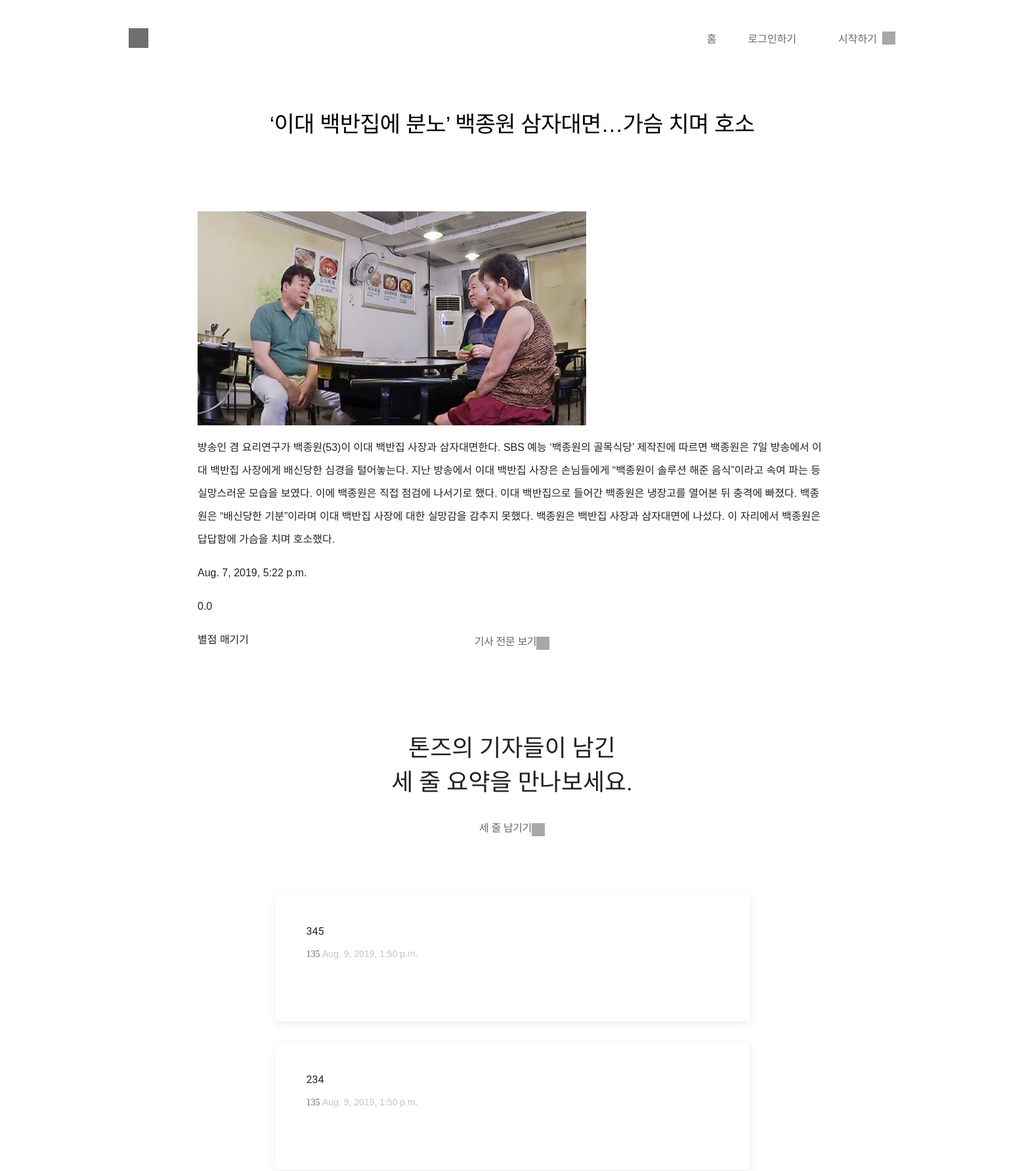
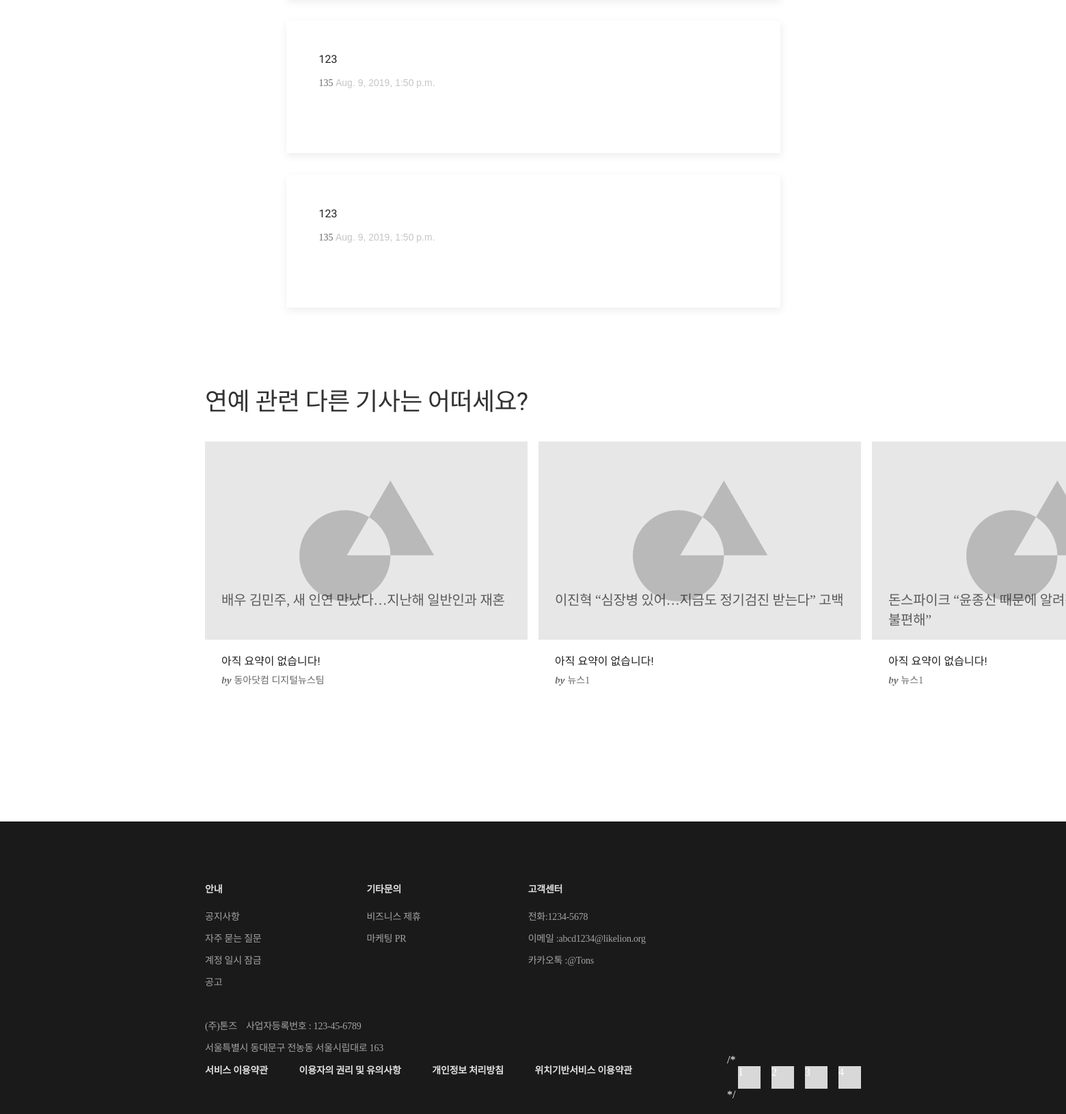
The page /article/80/ on the database its author committed (2 pictures, top to bottom).
### article/models.py (models this page shows, shortened)
class Article(models.Model):
    title = models.CharField(max_length=200)
    writer = models.CharField(max_length=50)
    pub_date = models.DateTimeField(auto_now_add=False)
    category = models.ForeignKey(Category, on_delete=models.SET_NULL, null = True)
    content = models.TextField()
    original = models.TextField()
    stars = models.FloatField(default=0)
    photo = models.ImageField(upload_to="media\img", null=True, blank=True)
    thumbnail = ThumbnailerImageField(upload_to='article', blank=True)
    stars_count = models.PositiveIntegerField(default=0)
    class Meta:
        ordering = ['-stars']

class Summary(models.Model):
    belongsto_article = models.ForeignKey(Article, on_delete=models.CASCADE)
    belongsto_user = models.ForeignKey(Profile, on_delete=models.CASCADE)
    content = models.TextField()
    pub_date = models.DateTimeField(auto_now_add=True)
    obj_count = models.PositiveIntegerField(default=0) #객관지수
    sbj_count = models.PositiveIntegerField(default=0)  #주관지수
    def __str__(self):
        return self.content
    class Meta:
        get_latest_by = "obj_count"
        ordering = ['-pub_date']
        verbose_name_plural = "Summaries"

### accounts/models.py (models this page shows)
class Profile(models.Model):
    user = models.OneToOneField(User, on_delete=models.CASCADE)
    email = models.TextField()
    obj_sum = models.ManyToManyField('article.Summary', blank=True, related_name='obj_users')
    sbj_sum = models.ManyToManyField('article.Summary', blank=True, related_name='sbj_users')
    category = models.ManyToManyField(Category, blank=True)
    def __str__(self):
        return self.user.username

### category/models.py (models this page shows, shortened)
class Category(models.Model):
    name = models.TextField(max_length=10,default='')
    class Meta:
        verbose_name_plural = "Categories"

### article/views.py (the view)
# urls.py: path('<int:article_id>/', views.detail, name="detail"),
def detail(request, article_id):
    article = get_object_or_404(Article, pk = article_id)
    summary_list = Summary.objects.filter(belongsto_article=article)
    other_articles = []
    best_summ_list = dict()
    for other in Article.objects.filter(category=article.category):
        if other != article:
            other_articles.append(other)
        try:
            best_summ_list[other.id] = Summary.objects.filter(belongsto_article=other.id).latest('obj_count')
        except: #요약이 하나도 없을 경우
            best_summ_list[other.id] = '아직 요약이 없습니다!'
    context = {
        'article':article,
        'summary_list':summary_list,
        'best_summ_list':best_summ_list,
        'other_articles':other_articles,
    }
    return render(request,"article/article_detail.html", context)

### article/templates/article/article_detail.html (shortened to what this page needs)
﻿﻿{% extends 'base.html' %}
{% load staticfiles %}
{% load thumbnail %}
{% block css %}
<link rel="stylesheet" href="{%static 'css/article_detail.css'%}">
{% endblock css %}
{% block contents %}
    <div class="article_wrapper">
        <div class="article_title">{{article.title}}</div>
        <div class="article_body">
            {% if article.photo %}
                <div class="article_photo">
                    <img src="{{ article.photo.url }}">
                </div>
            {% endif %}
            <div class="article_text">
                <p>{{article.content}}</p>
                <p>{{article.pub_date}}</p>
                <p>{{article.stars}}</p>
                {% if user.is_active %}
                    <a href="{% url 'article:stars' article.id %}">별점 매기기</a>
                {% else %}
                    <a href="{% url 'accounts:login'%}">별점 매기기</a>
                {% endif %}
            </div>
        </div>
        <div class="lines">
            <div class="category_text">기사 전문 보기<div class="square"
                    style=" width: 20px;   height: 20px;   background-color: #6f6f6f;"></div>
            </div>
        </div>
    </div>
    <div class="wrapper2">
        <div class="middle_contents_container">
            <div class="category_container">
                <div class="category_title_1"> 톤즈의 기자들이 남긴</div>
                <div class="category_title_1"> 세 줄 요약을 만나보세요.</div>
                <div class="lines">
                    <div class="category_text">
                    {% if user.is_active %}
                    <a href="{% url 'article:summary' article.id %}">세 줄 남기기</a>
                    {% else %}
                    <a href="{% url 'accounts:login'%}">세 줄 남기기</a>
                    {% endif %}
                    <div class="square" style=" width: 20px;   height: 20px;   background-color: #6f6f6f;"></div>
                    </div>
                </div>
            </div>
            <ul class="category_article">
            {% for summary in summary_list %}
                <li>
                    <a href="#">
                        <div class="category_article_content">
                            <div class="category_article_textcontainer">
                                <div class="text">
                                    <div class="line_1">
                                        {{summary.content}}
                                    </div>
                                    <div class="summary_info">
                                        <p>{{summary.belongsto_user}} <span>{{summary.pub_date}}</span></p>
                                    </div>
                                </div>
                            </div>
                        </div>
                    </a>
                </li>
                {% endfor %}
            </ul>
        </div>
    </div>
    <div class="card_container_wrapper">
        <div class="headline">
            <div class="headline_2">{{article.category.name}} 관련 다른 기사는 어떠세요?</div>
        </div>
        <div class="card_container">
            <ul>
                {% for other in other_articles%}
                <li>
                    <a href="{% url 'article:detail' other.id%}">
                        <div class="image_container"><img src="{% static 'img/test_image.png' %}" alt="">
                            <div class="article_title">
                                {{other.title}}
                            </div>
                        </div>
                        <div class="text">
                            {% for key, value in best_summ_list.items %}
                            {% if key == other.id %}
                            <div class="line_1">{{ value }}</div>
                            {% endif %}
                            {% endfor %}
                        </div>
                        <div id="writer">
                            <span class="by">by</span>
                            <span class="name">{{other.writer}}</span></div>
                    </a>
                </li>
                {% endfor %}
            </ul>
        </div>
    </div>
{% endblock contents %}

### static/css/home.css (style rules this page uses)
body { margin: 0; overflow-x: hidden; }
ul { padding: 0; margin: 0; }
li { list-style: none; }
a { text-decoration: none; color: #000000; }
.text { width: 424px; }
.line_1, .line_2, .line_3 { font-family: 'Song Myung', serif; font-size: 1rem; color: #000000; text-align: left; opacity: 0.87; height: 20px; overflow: hidden; }
#writer { margin-left: 24px; }
#writer .by { opacity: 0.6; font-family: 'DM Serif Display', serif; font-style: italic; font-size: 14px; letter-spacing: 0; }
#writer .name { opacity: 0.6; font-family: 'Noto Sans KR', serif; font-size: 14px; color: #000000; letter-spacing: 0; }
.card_container_wrapper { width: 960px; margin: 0 auto; padding-bottom: 88px; position: relative; }
.card_container ul { display: flex; flex-direction: row; overflow: visible; }
.card_container li { width: 472px; height: 468px; margin-right: 16px; background: #FFFFFF; box-shadow: 2px 4px 12px 0 rgba(0, 0, 0, 0.08); }
.card_container .image_container { position: relative; }
.card_container .article_title { position: absolute; bottom: 0; left: 0; width: 424px; margin-left: 24px; margin-right: 24px; margin-bottom: 24px; font-family: 'Noto Sans KR', serif; font-size: 20px; color: #000000; letter-spacing: -0.3px; text-align: left; opacity: 0.6; }
.card_container .text { margin-left: 24px; margin-right: 24px; margin-top: 18px; margin-bottom: 10px; }
.middle_contents_container { padding-top: 80px; padding-bottom: 8px; }
.category_container { display: flex; flex-direction: column; align-items: center; }
.category_title_1 { opacity: 0.87; font-family: 'Song Myung', serif; font-size: 18px; color: #000000; letter-spacing: -0.3px; }
.category_article { padding-top: 48px; width: 723px; margin: 0 auto; }
.category_article li { height: 194px; background: #FFFFFF; box-shadow: 1px 4px 12px 0 rgba(0, 0, 0, 0.08); margin-bottom: 32px; }
.category_article_content { height: 130px; display: flex; padding: 32px 24px; }
.category_article_textcontainer { padding-left: 24px; }
.category_article_textcontainer .text { padding-top: 15px; }

### static/css/footer.css (style rules this page uses)
body { margin: 0; overflow-x: hidden; }
ul { padding: 0; margin: 0; }
li { list-style: none; }
a { text-decoration: none; color: #000000; }

### static/css/article_detail.css (style rules this page uses)
.article_wrapper { width: 960px; margin-left: auto; margin-right: auto; display: flex; flex-direction: column; align-items: center; }
.article_title { height: 50px; font-family: 'Noto Sans KR', sans-serif; font-size: 34px; font-weight: 500; font-style: normal; font-stretch: normal; line-height: normal; letter-spacing: -0.76px; color: #000000; margin-top: 64px; margin-bottom: 110px; }
.article_body { width: 958px; height: 608px; }
.article_text { opacity: 0.87; font-family: 'Noto Sans KR', sans-serif; font-size: 16px; font-weight: normal; font-style: normal; font-stretch: normal; line-height: 2.19; letter-spacing: normal; color: #000000; }
.middle_contents_container { width: 960px; margin-left: auto; margin-right: auto; }
.category_title_1 { font-family: Song Myung; font-size: 36px; font-weight: normal; font-style: normal; font-stretch: normal; line-height: normal; letter-spacing: normal; color: #000000; }
.lines { margin: 40px; }
.lines:after { content: ""; display: block; clear: both }
.lines div { float: right; width: auto }
.square { margin-left: 8px; }
.category_text { opacity: 0.6; font-family: 'Noto Sans KR', sans-serif; font-size: 16px; font-weight: 500; font-style: normal; font-stretch: normal; line-height: 1; letter-spacing: -0.36px; text-align: center; color: #000000; }
.summary_info p { height: 17px; opacity: 0.6; font-family: AppleSDGothicNeo; font-size: 14px; font-weight: normal; font-style: normal; font-stretch: normal; line-height: 1.43; letter-spacing: normal; color: #000000; }
.summary_info span { height: 17px; opacity: 0.38; font-family: 'Noto Sans KR', sans-serif; font-size: 14px; font-weight: 300; font-style: normal; font-stretch: normal; line-height: 1.43; letter-spacing: normal; color: #000000; }
.category_article_content:after { content: ""; display: block; clear: both; }
.category_article_textcontainer { float: left; width: 70%; }
.square { margin: 0; float:left; width: 50% }
.headline { margin-top: 80px; margin-bottom: 40px; }
.headline_2 { opacity: 0.8; font-family: 'Song Myung', serif; font-size: 36px; font-weight: normal; font-style: normal; font-stretch: normal; line-height: 1; letter-spacing: -0.6px; }
.card_container li { box-shadow: none; }

### rows shown on the page
Article: title "‘이대 백반집에 분노’ 백종원 삼자대면…가슴 치며 호소", photo (picture), content "방송인 겸 요리연구가 백종원(53)이 이대 백반집 사장과 삼자대면한다. SBS 예능 ‘백종원의 골목식당’ 제작진에 따르면 백종원은 7일 방송에서 이대 백반집 사장에게 배신당한 심경을 털어놓는다. 지난 방송에서 이대 백반집 사장은 손님들에게 “백종원이 솔루션 해준 음식”이라고 속여 파는 등 실망스러운 모습을 보였다. 이에 백종원은 직접 점검에 나서기로 했다. 이대 백반집으로 들어간 백종원은 냉장고를 열어본 뒤 충격에 빠졌다. 백종원은 “배신당한 기분”이라며 이대 백반집 사장에 대한 실망감을 감추지 못했다. 백종원은 백반집 사장과 삼자대면에 나섰다. 이 자리에서 백종원은 답답함에 가슴을 치며 호소했다.", pub_date "Aug. 7, 2019, 5:22 p.m.", stars "0.0", category.name "연예"
Summary: content "345", belongsto_user "135", pub_date "Aug. 9, 2019, 1:50 p.m."
Summary: content "234", belongsto_user "135", pub_date "Aug. 9, 2019, 1:50 p.m."
Summary: content "123", belongsto_user "135", pub_date "Aug. 9, 2019, 1:50 p.m."
Summary: content "123", belongsto_user "135", pub_date "Aug. 9, 2019, 1:50 p.m."
Article: title "배우 김민주, 새 인연 만났다…지난해 일반인과 재혼", best_summ_list "아직 요약이 없습니다!", writer "동아닷컴 디지털뉴스팀"
Article: title "이진혁 “심장병 있어…지금도 정기검진 받는다” 고백", best_summ_list "아직 요약이 없습니다!", writer "뉴스1"
Article: title "돈스파이크 “윤종신 때문에…", best_summ_list "아직 요약이 없습니다!", writer "뉴스1"
